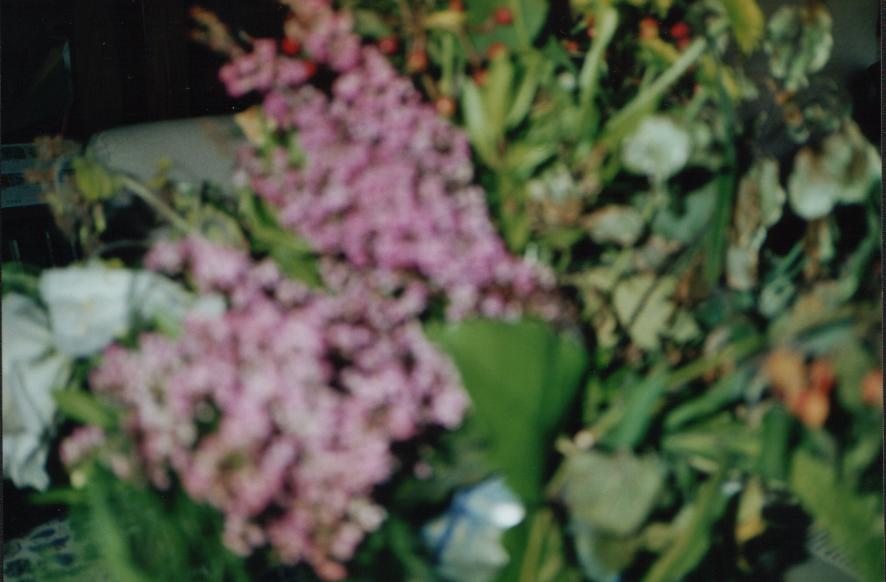
%> input picture Image processing/blur.tif, 886 x 582 px
$ octave wz4oef2.m   (GNU Octave 9; MATLAB toolbox functions it lacks are replaced by stand-ins)
%> lines starting %> are read from the running program, lines starting %| are printed output that depends on the picture
% werkzitting 4 bij 2 inverse filtering van onscherpe fotos
%oef 1
f = imread('blur.tif');
%> f is the input picture: size 582x886x3 uint8; mean R, G, B 83, 87.1, 69.6
f = double(f)/255;
%> f: size 582x886x3 double
figure(7)
imshow(f)


G = fspecial('Gaussian', 33, 0.6);
M = f(:,:,1);
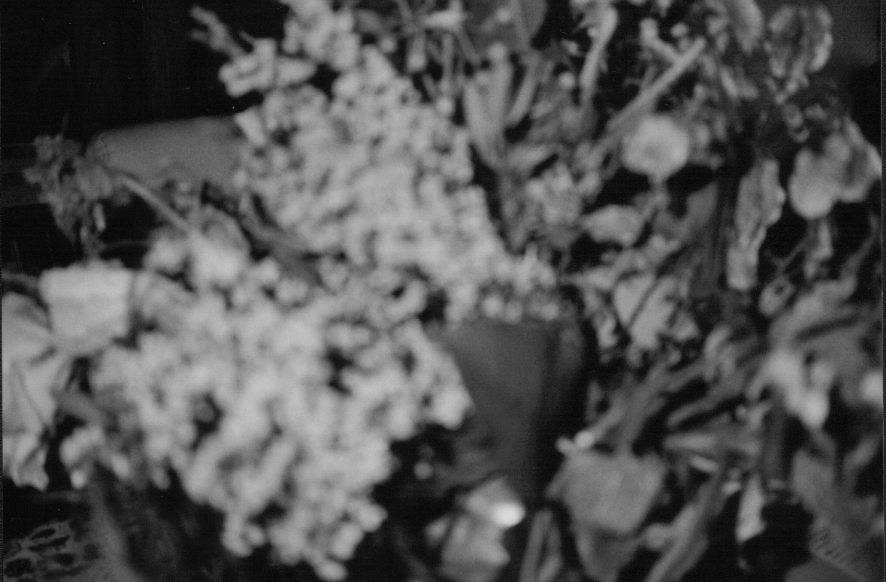
%> M: size 582x886 double; min 0.0314, max 0.859, mean 0.325
G = padarray(G, size(M)-size(G), 0, 'pre');
G = fftshift(fft2(G));

figure(5)
surf(log10(abs(G))); shading interp; colormap('gray');
%> after `colormap('gray')`:
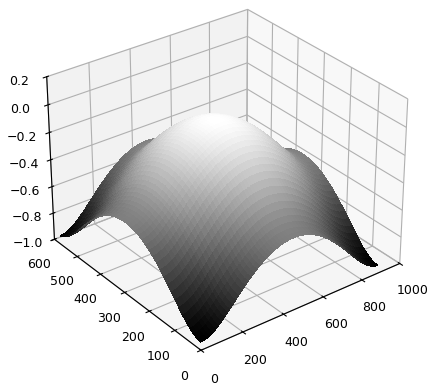
%> figure redrawn from the program's plot data

for i = 1:3
    F(:,:,i) = fftshift(fft2(f(:,:,i)));
end


for i = 1:3
    F(:,:,i) = F(:,:,i) ./ (G+0.00000001);
end


for i = 1:3
    Fp(:,:,i) = real(ifft2(fftshift(F(:,:,i))));
end
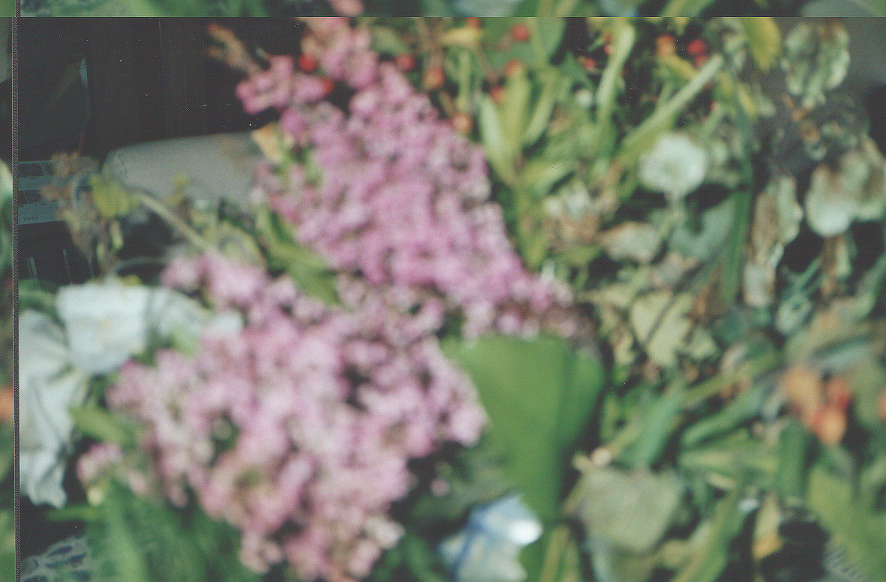
%> Fp: size 582x886x3 double; mean R, G, B 0.325, 0.341, 0.273; mean of the top-left, top-right, bottom-left and bottom-right quarters 0.261, 0.291, 0.412, 0.289; drawn with min black and max white
figure(4)
imshow(Fp);
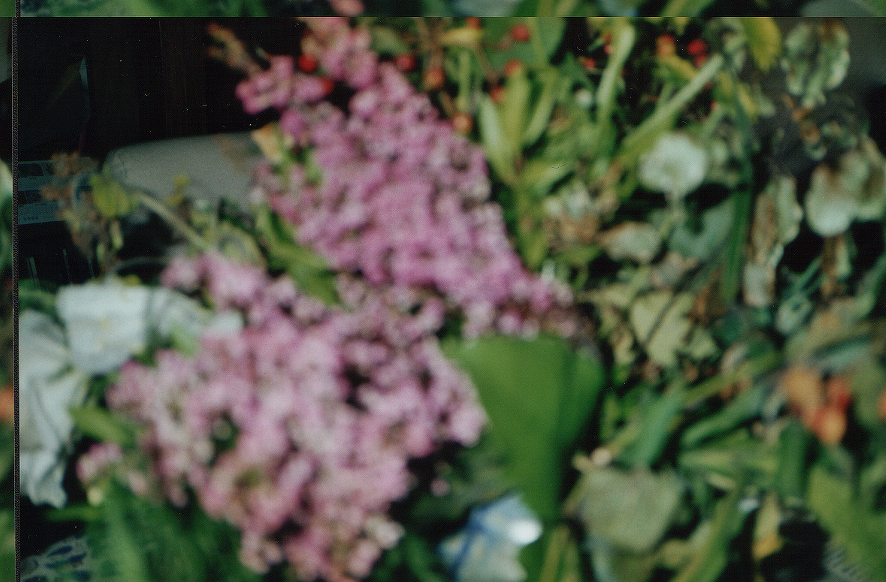
%> displayed picture: size 582x886x3, on the screen's scale of 0 to 255; mean R, G, B 83, 87.1, 69.6; mean of the top-left, top-right, bottom-left and bottom-right quarters 66.6, 74.1, 105.2, 73.7
